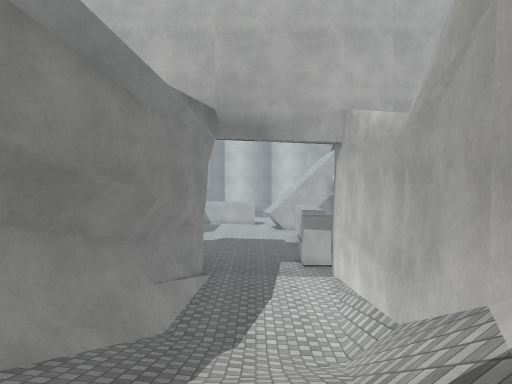
View 1 (above)

24 first-person views from a walk through a scene from a Unity 3-D project. The camera is 0.72 m above the floor, tilts 2° down and sees 70° across. The floor is counted in squares, 1 m on a side. Each view is taken from the middle of a square. On the plan, view 1 faces up. The plan holds only what a view shows up to about 11 squares ahead; the rest is blank. The place goes on beyond the plan. Some surface patterns are stand-ins.

View 2
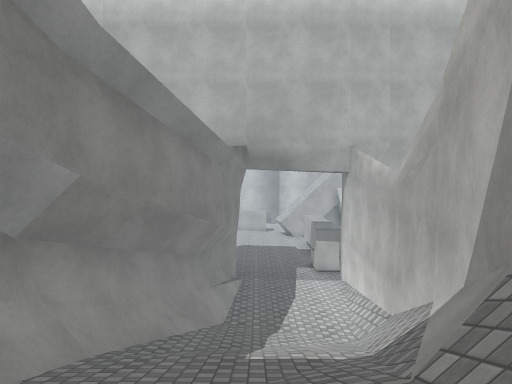

View 3
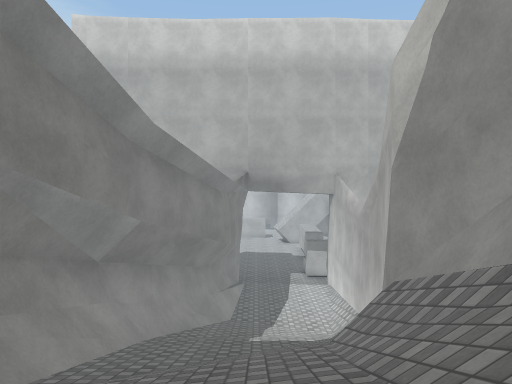

View 4
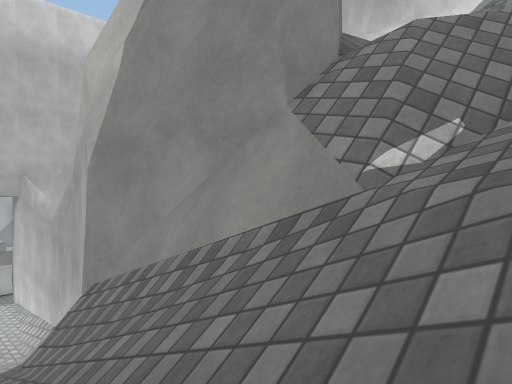

View 5
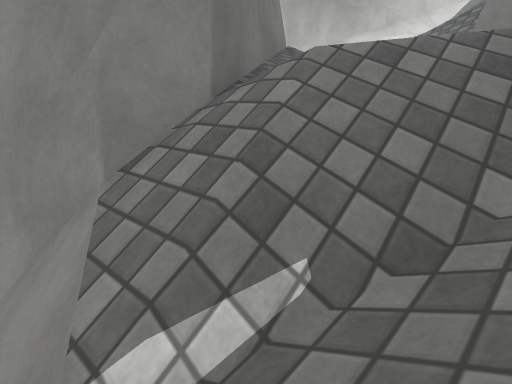

View 6
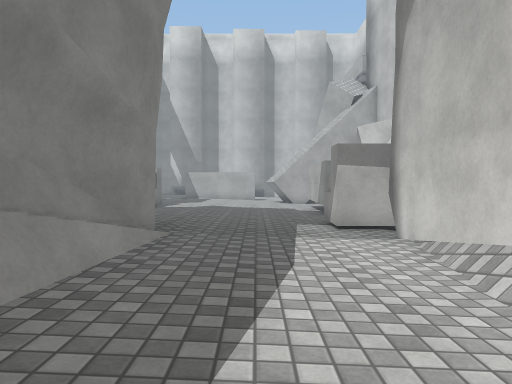

View 7
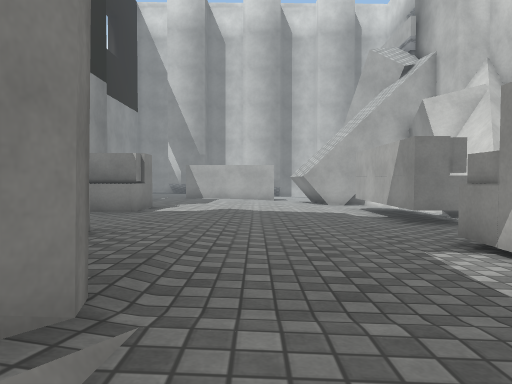

View 8
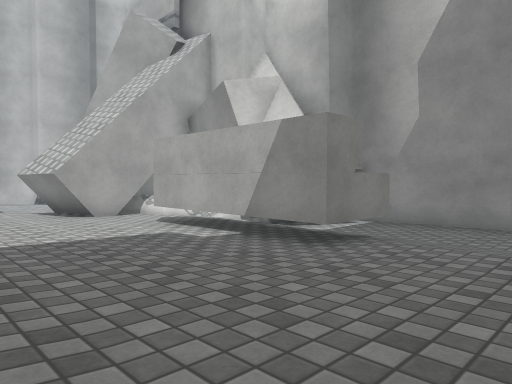

View 9
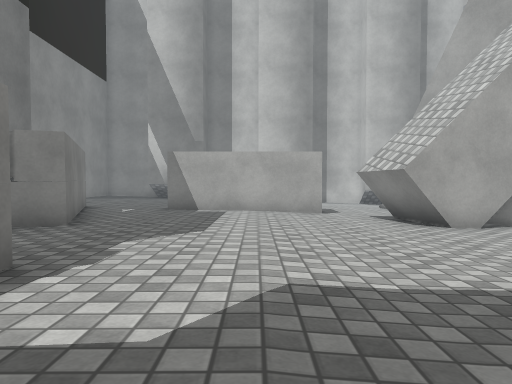

View 10
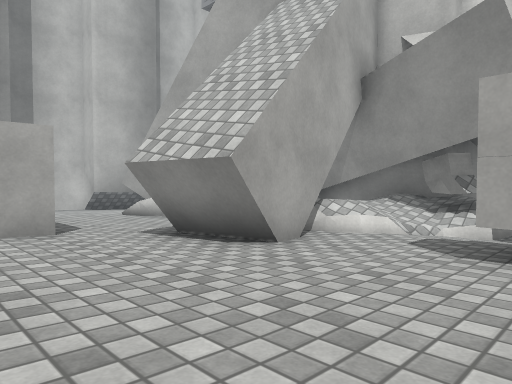

View 11
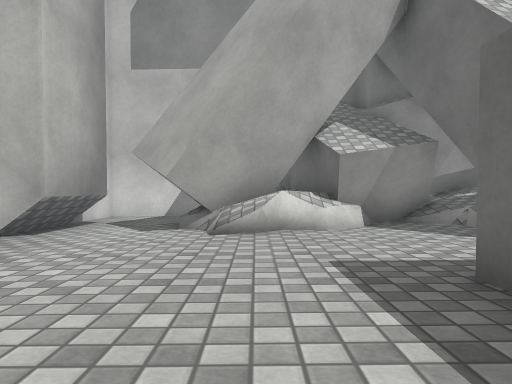

View 12
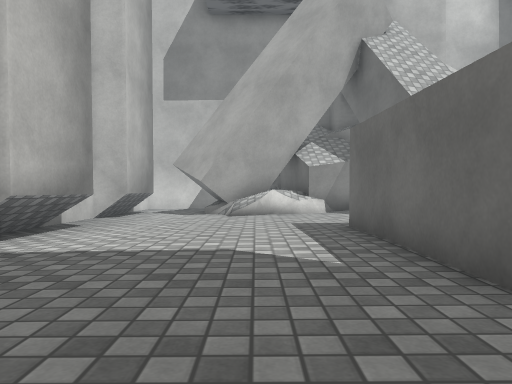

View 13
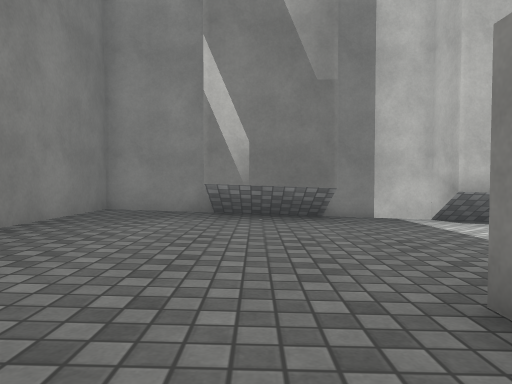

View 14
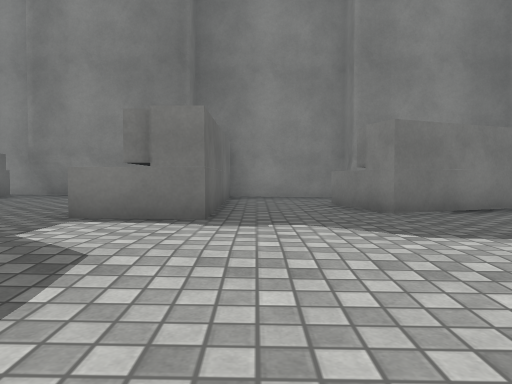

View 15
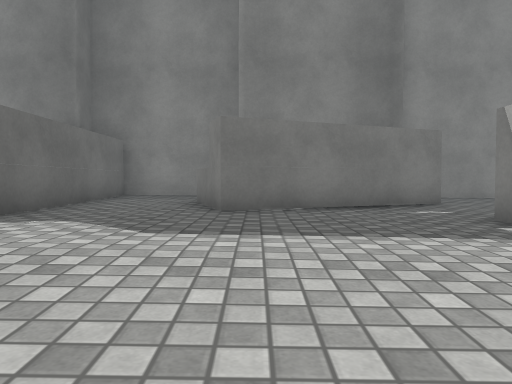

View 16
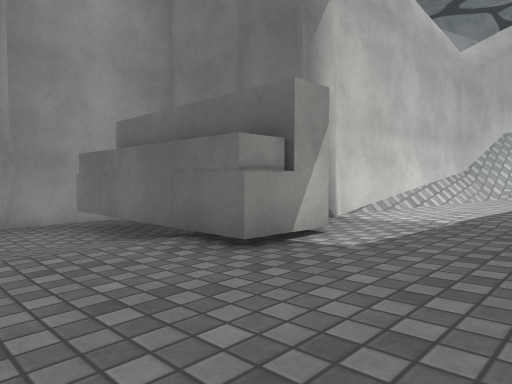

View 17
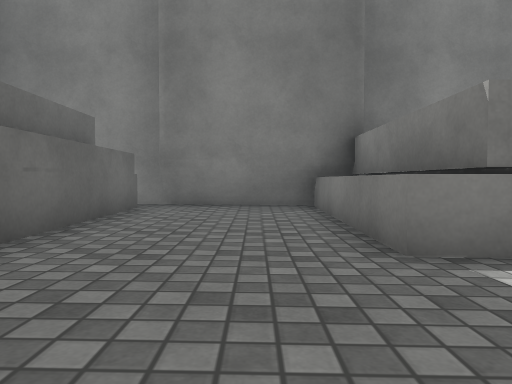

View 18
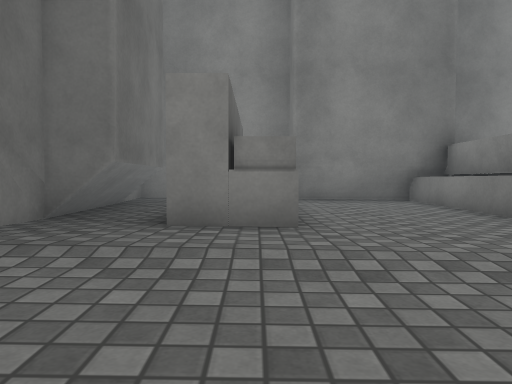

View 19
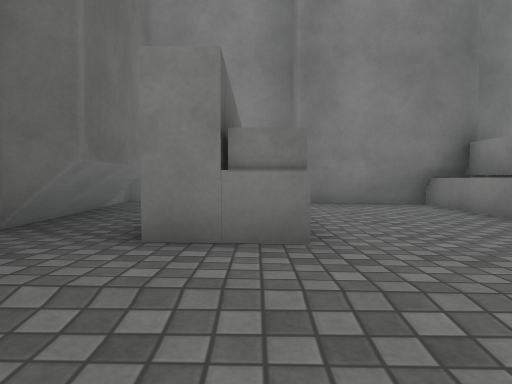

View 20
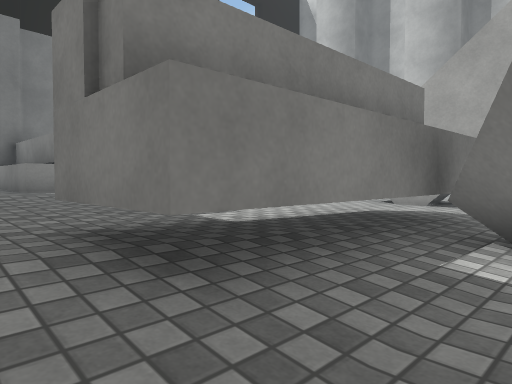

View 21
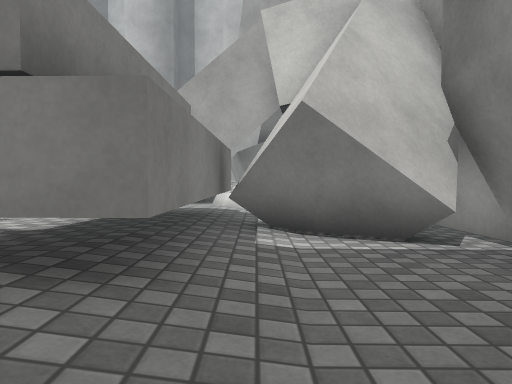

View 22
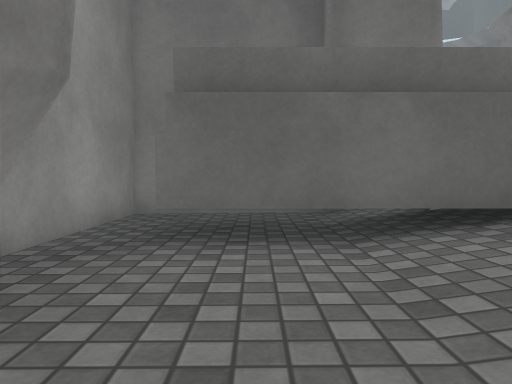

View 23
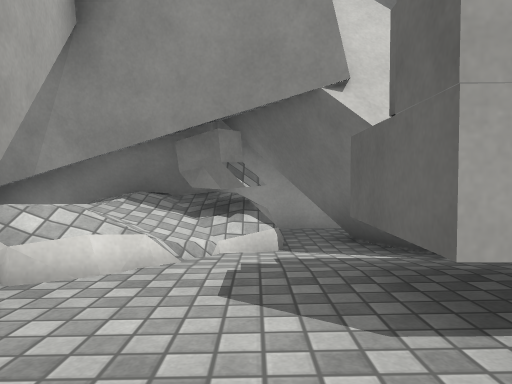

View 24
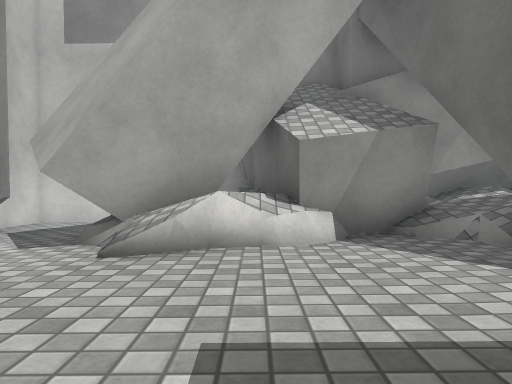

### Floor plan
Key: @ floor where view 1 was taken; # wall or solid block; . main floor; - floor 0.3 m lower than the main floor; : floor 0.35 m higher than the main floor; / step, stairs or slope; = window, fence, low wall or low ledge; B bench; O other object.
Columns run from 10 left of view 1 to 13 right of it. Each row starts with its distance up from view 1.
 38 #### #### ##### ####
 37 #..###.-###---###--#
 36 #..###.------------#
 35 #.......-------#
 34 #........-----##
 33 #........----O##  O
 32 #........-----O##OO
 31 #.....#####---#O
 30    B..#####----#  #
 29    B.......-##O/ ##
 28    B.......###  /##
 27     B......#### =##
 26 ##  B.......---/ O#
 25 #::BB........---OO#
 24 #::::........BB--##
 23 #::::........BB####
 22 #BBBBBB::....BB####
 21 #BBBBBB::....BB--##
 20 ##:::::::....BB/--#
 19 ##:::::::....BB/--#
 18 ##::::::::..../---##
 17 ##B:::::::..../----#
 16 #B     ::::.BBBBBB-#
 15 #      ::::.   BBB-#
 14 #######:::::.# ----#
 13      ####:::.#  ####
 12         #::::#
 11         #::::#
 10         #::::#
  9        ##:::/#
  8        ##:::/#
  7        #=//:/#
  6        #/////#
  5       ##/////#
  4       #/////##
  3       #/////#
  2       #/////#
  1      ##////##
  0      ##///@##
 -1      #=/////#  #########
 -2        /////# ##//   /=#
 -3          ///###/   //
 -4           /////   ///
 -5           /////   ##
 -6          //////

Positions as (right, up) in squares from view 1, and headings:
1: (0, 0), facing up
2: (-1, -3), facing up
3: (-1, -6), facing up
4: (-1, -6), facing up-right
5: (1, -6), facing up-right
6: (0, 6), facing up
7: (-1, 11), facing up
8: (-2, 16), facing up-right
9: (-2, 19), facing up
10: (-2, 23), facing up-right
11: (-3, 33), facing right
12: (-7, 33), facing right
13: (-6, 29), facing up
14: (1, 23), facing left
15: (1, 26), facing left
16: (-1, 19), facing down-right
17: (-1, 19), facing left
18: (1, 16), facing left
19: (0, 16), facing left
20: (6, 18), facing up-left
21: (5, 17), facing up
22: (6, 20), facing down
23: (1, 25), facing right
24: (-1, 32), facing right
